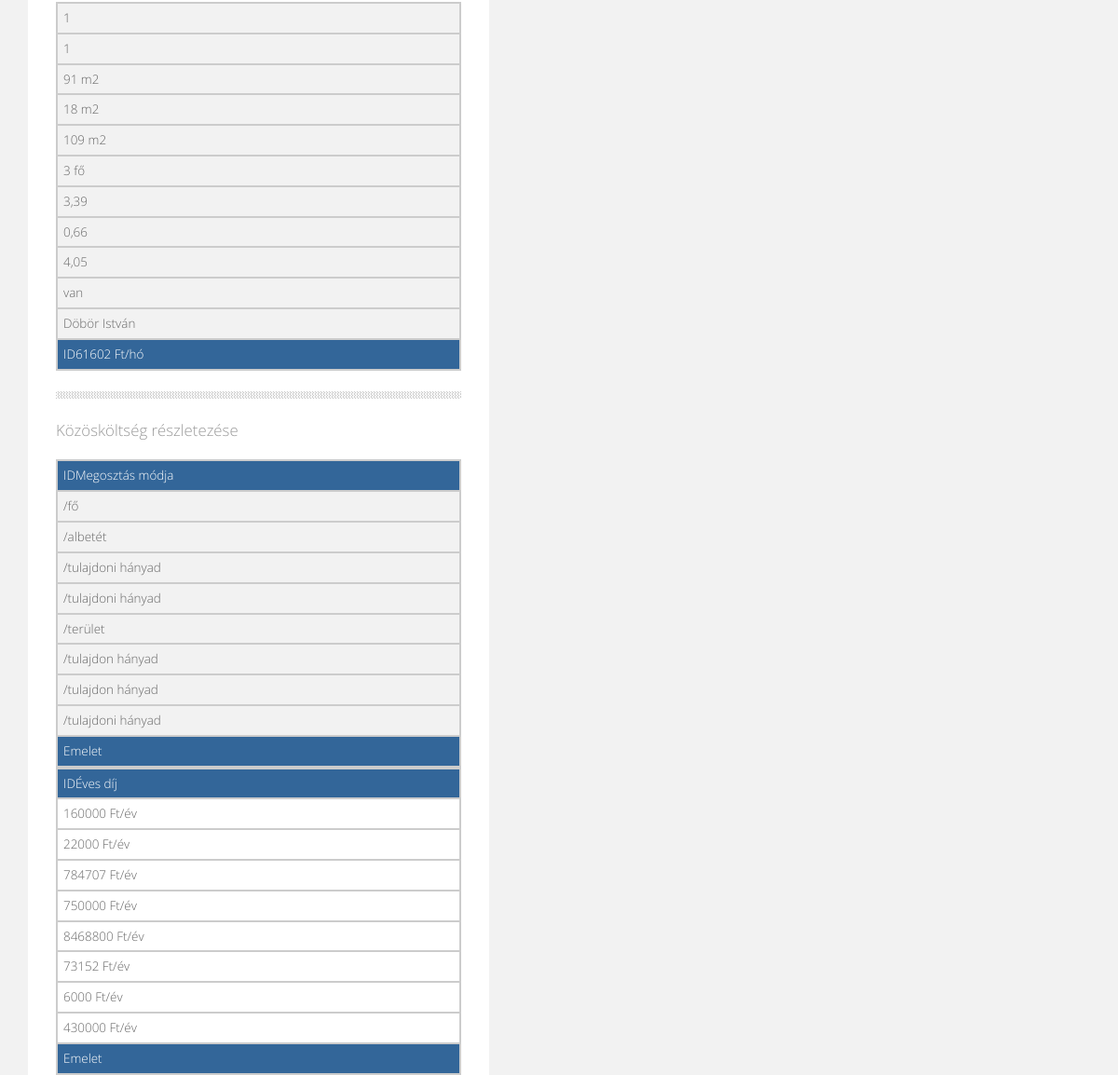
The app's page /mydepo.php (signed in, middle part), older data.
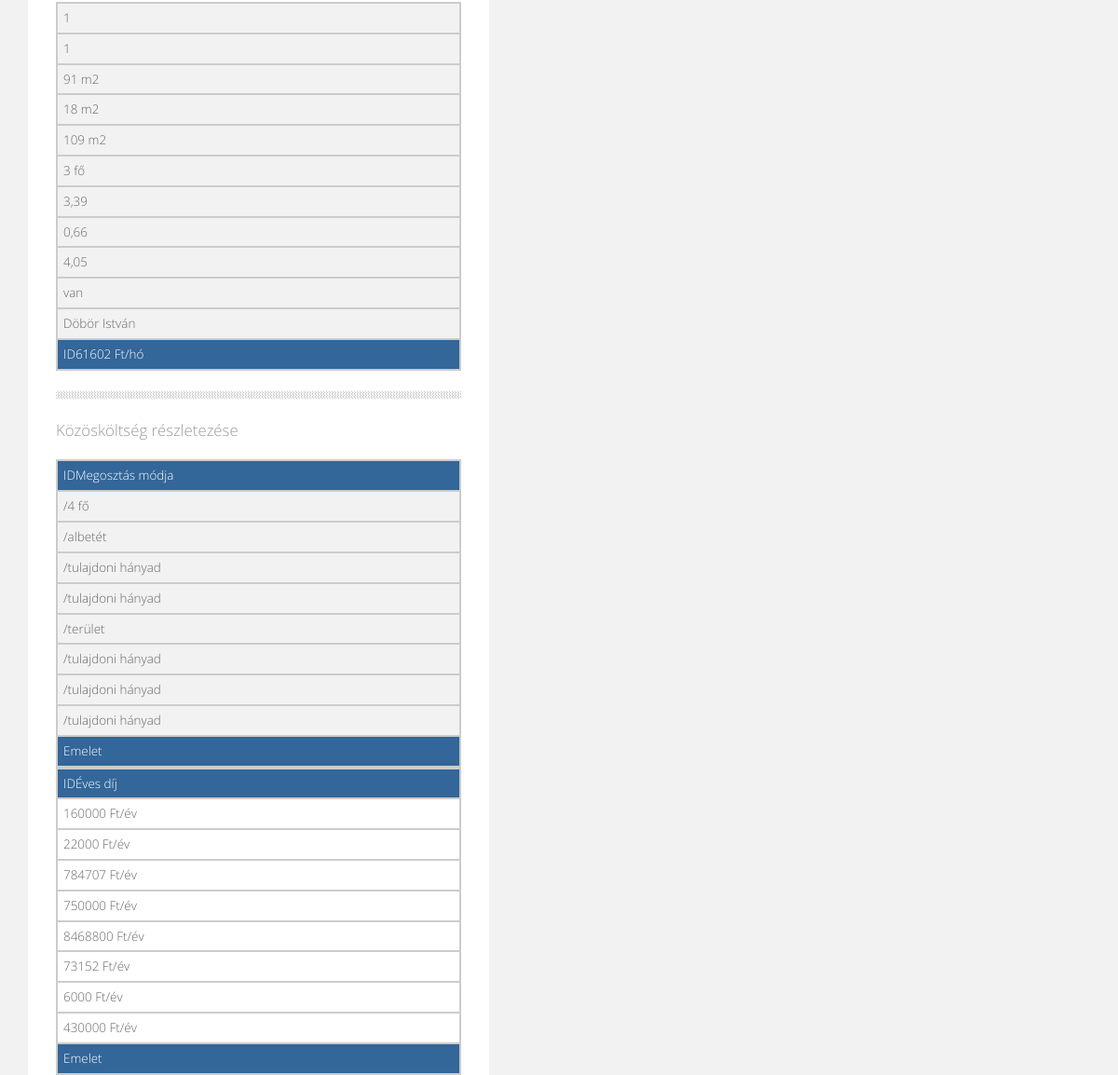
The same page, newer data.
### tables this page shows
CREATE TABLE IF NOT EXISTS `deposits` (
  `id` int(11) NOT NULL AUTO_INCREMENT,
  `floor` varchar(5) NOT NULL,
  `door` varchar(4) NOT NULL,
  `area` double NOT NULL,
  `garage_area` double NOT NULL DEFAULT '0',
  `residents_no` int(11) NOT NULL,
  `area_ratio` double NOT NULL,
  `garage_area_ratio` double NOT NULL DEFAULT '0',
  `watermeter` tinyint(1) NOT NULL,
  `resident_name` text NOT NULL,
  PRIMARY KEY (`id`)
);

CREATE TABLE IF NOT EXISTS `fees` (
  `id` int(11) NOT NULL AUTO_INCREMENT,
  `name` varchar(150) NOT NULL,
  `yearly_amount` int(11) NOT NULL,
  `dealer` int(11) NOT NULL,
  `multiplier` varchar(75) NOT NULL,
  PRIMARY KEY (`id`)
);

### mydepo.php (called while the page is built, shortened)
<?php
include_once 'db.php';
include_once 'html.php';
$id = $_SESSION['depositid'];
htmlHead($website['title'], $house['name']);
webheader($_SESSION["admin"]);
getMyDepo($id);
htmlEnd();

### db.php (the view, shortened to what this page needs)
<?php
function getMyDepo($id) {
    $water_cost = $twater_cost = $junk_cost = $electrycity_cost = $gas_cost =
            $cam_cost = $costs_cost = $lift_cost = $m_water_cost = 0;
    $watermeter = "van";
    $sql = "SELECT `floor`, `door`, `area`, `garage_area`, "
            . "(`area`+`garage_area`) as areasum, `residents_no`, `area_ratio`, "
            . "`garage_area_ratio`, (`area_ratio`+`garage_area_ratio`) as ratiosum, "
            . "`watermeter`, `resident_name` FROM `deposits` WHERE `id`=$id;";
    $result1 = mysql_query($sql);
    $deposit = array();
    while ($row = mysql_fetch_assoc($result1)) {
        $deposit = $row;
    }
    $sql = "SELECT * from fees;";
     $result2 = mysql_query($sql);
    $fees = array();
    while ($row = mysql_fetch_assoc($result2)) {
        $fees[] = $row;
    }
        $water = $fees[0];
        $twater = $fees[1];
        $junk = $fees[2];
        $electrycity = $fees[3];
        $gas = $fees[4];
        $cam = $fees[5];
        $costs = $fees[6];
        $lift = $fees[7];
    $twater_cost = round((($twater['yearly_amount']/12)/$twater['dealer']),0);
    $junk_cost = round(((($junk['yearly_amount']/12)/$junk['dealer'])*$deposit['ratiosum']),0);
    $m_junk_cost = round(((($junk['yearly_amount']/12)/$junk['dealer'])),0);
    $electrycity_cost = round(((($electrycity['yearly_amount']/12)/$electrycity['dealer'])*$deposit['ratiosum']),0);
    $m_electrycity_cost = round(((($electrycity['yearly_amount']/12)/$electrycity['dealer'])),0);
    $gas_cost = round(((($gas['yearly_amount']/12)/$gas['dealer'])*$deposit['area']),0);
    $m_gas_cost = round(((($gas['yearly_amount']/12)/$gas['dealer'])),0);
    $cam_cost = round(((($cam['yearly_amount']/12)/$cam['dealer'])*$deposit['ratiosum']),0);
    $m_cam_cost = round(((($cam['yearly_amount']/12)/$cam['dealer'])),0);
    $costs_cost = round(((($costs['yearly_amount']/12)/$costs['dealer'])*$deposit['ratiosum']),0);
    $m_costs_cost = round(((($costs['yearly_amount']/12)/$costs['dealer'])),0);
    $lift_cost = round(((($lift['yearly_amount']/12)/$lift['dealer'])*$deposit['ratiosum']),0);
    $m_lift_cost = round(((($lift['yearly_amount']/12)/$lift['dealer'])),0);
    $ccosts = $water_cost + $twater_cost + $junk_cost + $electrycity_cost + $gas_cost +
            $cam_cost + $costs_cost + $lift_cost;
    echo <<<EOT
<div class="content">
<h3> Albetét adatai </h3>
<table id="results">
<thead>
<tr>
   <th> Emelet </th>
   <th> Ajtó </th>
   <th> Lakás terület (nm) </th>
   <th> Garázs terület (nm) </th>
   <th> Össz terület (nm) </th>
   <th> Lakók száma </th>
   <th> Lakás tulajdoni hányad </th>
   <th> Garázs tulajdoni hányad </th>
   <th> Összes tulajdoni hányad </th>
   <th> Vízóra </th>
   <th> Lakó neve </th>
   <th>Havi közösköltség</th>
</tr>
</thead>
EOT;
    echo '<tbody>';
        echo '<tr>';
        echo "<td>{$deposit['floor']}</td>";
        echo "<td>{$deposit['door']}</td>";
        echo '<td>' .  str_replace(".",",",round($deposit['area'], 2)) .' m<sup>2</sup></td>';
        echo '<td>' .  str_replace(".",",",round($deposit['garage_area'], 2)) .' m<sup>2</sup></td>';
        echo '<td>' .  str_replace(".",",",round($deposit['areasum'], 2)) .' m<sup>2</sup></td>';
        echo '<td>' .  $deposit['residents_no'] .' fő</td>';
        echo '<td>' .  str_replace(".",",",round($deposit['area_ratio'], 2)) .'</td>';
        echo '<td>' .  str_replace(".",",",round($deposit['garage_area_ratio'], 2)) .'</td>';
        echo '<td>' .  str_replace(".",",",round($deposit['ratiosum'], 2)) .'</td>';
        echo '<td>' .  $watermeter .'</td>';
        echo '<td>' .  $deposit['resident_name'] .'</td>';
        echo "<th>$ccosts Ft/hó</th>";
        echo '</tr>';
        echo '</tbody>';
    echo '</table>';
echo <<<EOT
<hr>
   <p> </p>
<h3> Közösköltség részletezése </h3>
<table id="results">
<thead>
<tr>
   <th>Költségek</th>
   <th> {$water['name']} </th>
   <th> {$twater['name']}  </th>
   <th> {$junk['name']}  </th>
   <th> {$electrycity['name']} </th>
   <th> {$gas['name']} </th>
   <th> {$cam['name']} </th>
   <th> {$costs['name']} </th>
   <th> {$lift['name']} </th>
   <th>Összesen</th>
</tr>
</thead>
<tr>
   <th>Megosztás módja</th>
    <td> {$water['multiplier']} </td>
   <td> {$twater['multiplier']} </td>
   <td> {$junk['multiplier']}  </td>
   <td> {$electrycity['multiplier']} </td>
   <td> {$gas['multiplier']} </td>
   <td> {$cam['multiplier']} </td>
   <td> {$costs['multiplier']} </td>
   <td> {$lift['multiplier']} </td>
   <th> </th>
</tr>
<tr>
   <th>Éves díj</th>
   <td> {$water['yearly_amount']} Ft/év </td>
   <td> {$twater['yearly_amount']} Ft/év </td>
   <td> {$junk['yearly_amount']}  Ft/év</td>
   <td> {$electrycity['yearly_amount']} Ft/év</td>
   <td> {$gas['yearly_amount']} Ft/év</td>
   <td> {$cam['yearly_amount']} Ft/év</td>
   <td> {$costs['yearly_amount']} Ft/év</td>
   <td> {$lift['yearly_amount']} Ft/év</td>
   <th> </th>
</tr>
<tr>
    <th>Egységár</th>
    <td> $m_water_cost Ft/hó</td>
   <td> $twater_cost Ft/hó</td>
   <td> $m_junk_cost  Ft/hó</td>
   <td> $m_electrycity_cost Ft/hó</td>
   <td> $m_gas_cost Ft/hó</td>
   <td> $m_cam_cost Ft/hó</td>
   <td> $m_costs_cost Ft/hó</td>
   <td> $m_lift_cost Ft/hó</td>
   <th> </th>
</tr>
<tr>
    <th>Közösköltség</th>
    <td> $water_cost Ft/hó</td>
   <td> $twater_cost Ft/hó</td>
   <td> $junk_cost  Ft/hó</td>
   <td> $electrycity_cost Ft/hó</td>
   <td> $gas_cost Ft/hó</td>
   <td> $cam_cost Ft/hó</td>
   <td> $costs_cost Ft/hó</td>
   <td> $lift_cost Ft/hó</td>
   <th>$ccosts Ft/hó</th>
EOT;
   echo '</table>';
    echo '</div>';
}

### html.php (shortened to what this page needs)
<?php
function htmlHead($title, $house) {
    echo <<<EOT
	<!doctype html>
<html>
    <head>
        <meta http-equiv="Content-Type" content="text/html; charset=UTF-8">
		<meta name="viewport" content="width=device-width, initial-scale=1.0">
        <title>$title - $house</title>
        <script src="http://code.jquery.com/jquery.min.js"></script>
        <script src="js/bootstrap.js"></script>
        <script src="js/bootstrap-dialog.js" type="text/javascript"></script>
        <link href='http://fonts.googleapis.com/css?family=Open+Sans' rel='stylesheet' type='text/css'>
        <link href="css/bootstrap-dialog.css" rel="stylesheet" type="text/css"/>
        <link rel="stylesheet" href="css/font-awesome.min.css" type="text/css">
        <link rel="stylesheet" href="css/style.css" type="text/css">
	<!--[if lt IE 9]>
		<script src="js/html5shiv.js"></script>
		<script src="js/respond.js"></script>
	<![endif]-->
     </head>
    <body>
EOT;
}
function htmlEnd() {
    echo <<<EOT
			</div>
			<div class="footer">
				<p class="textCenter">
					&copy; 2014 <a href="http://webariel.hu" target="_blank">PlainHome Version 0.1a</a></p>
			</div>
		</div>
		<script src="js/jquery.js"></script>
		<script src="js/reside.js"></script>
		<script src="js/plainhome.js"></script>
	</body>
	</html>
EOT;
}
function webheader($user) {
    global $house;
    echo <<<EOT
    <div class="container">
	    <div class="row">
	        <div class="col-md-8">
	            <div class="logo">
	                <a href="index.php"><img alt="PlainHome" src="pics/logo.png" /></a>
	            </div>
	        </div>
	        <div class="col-md-4 userInfo">
	            <p class="textRight"><i class="fa fa-home"></i> {$house['name']}</p>
	        </div>
	        <div>
	            <div class="nav">
	                <input type="checkbox" id="toggle" />
EOT;
        echo <<<EOT
                </div>
			</div>
	    </div>
EOT;
    }

### css/style.css (style rules this page uses)
html, body, div, span, applet, object, iframe, h1, h2, h3, h4, h5, h6, p, blockquote, pre, a, abbr, acronym, address, big, cite, code, del, dfn, em, img, ins, kbd, q, s, samp, small, strike, strong, sub, sup, tt, var, b, u, i, center, dl, dt, dd, ol, ul, li, fieldset, form, label, legend, table, caption, tbody, tfoot, thead, tr, th, td, article, aside, canvas, details, embed, figure, figcaption, footer, header, hgroup, menu, nav, output, ruby, section, summary, time, mark, audio, video { margin: 0; padding: 0; border: 0; font-size: 100%; font: inherit; vertical-align: baseline; }
body { line-height: 1; }
table { border-collapse: collapse; border-spacing: 0; }
.container:after { content: "\0020"; display: block; height: 0; clear: both; visibility: hidden; }
body { padding: 20px 30px; }
hr { border: 0; margin: 1.35em auto; max-width: 100%; background-position: 50%; box-sizing: border-box; height: 8px; background-size: 3px 3px; }
body { background: #f2f2f2; color: #444444; font-family: "Open Sans",sans-serif; font-size: 14px; line-height: 1.42857; }
h1, h2, h3, h4, h5, h6, .h1, .h2, .h3, .h4, .h5, .h6 { font-family: "Open Sans", sans-serif; color: #999999; line-height: 1.1; padding: 2px 0; margin-top: 10px; margin-bottom: 20px; }
.container { max-width: 1250px; margin-left: auto; margin-right: auto; padding-left: 0; padding-right: 0; }
.container .content { padding: 30px; border-radius: 0; background-color: #ffffff; color: #999; font-size: 1.2em; font-weight: 200; line-height: 1.4; margin-bottom: 30px; }
@media only screen and (max-width: 760px),
		(min-device-width: 768px) and (max-device-width: 1024px) { table, thead, tbody, th, td, tr { display: block; } }
@media only screen and (max-width: 760px),
		(min-device-width: 768px) and (max-device-width: 1024px) { tr { border: 1px solid #ccc; } }
@media only screen and (max-width: 760px),
		(min-device-width: 768px) and (max-device-width: 1024px) { td { border: none; border-bottom: 1px solid #eee; position: relative; padding-left: 50%; } }
@media only screen and (max-width: 760px),
		(min-device-width: 768px) and (max-device-width: 1024px) { td:before { position: absolute; top: 6px; left: 6px; width: 45%; padding-right: 10px; white-space: nowrap; } }
@media only screen and (max-width: 760px),
		(min-device-width: 768px) and (max-device-width: 1024px) { th:nth-of-type(1):before { content: "ID"; } }
@media only screen and (max-width: 760px),
		(min-device-width: 768px) and (max-device-width: 1024px) { th:nth-of-type(2):before { content: "Emelet"; } }
@media only screen and (min-device-width: 768px) and (max-device-width: 1024px) { body { width: 495px; } }
* { margin: 0; padding: 0; }
body { font: 14px/1.4 "Open Sans",sans-serif; }
table { width: 100%; border-collapse: collapse; }
tr:nth-of-type(odd) { background: #f2f2f2; }
th { background: #336699; color: white !important; font-size: 0.8em; //font-weight: bold; }
td, th { padding: 6px; border: 1px solid #ccc; font-size: 0.8em; color: #666666; text-align: left; }

Row changes from the older to the newer data that the page shows:
changed fees (number 1 of 8 on the later page): multiplier "/fő" → "/4 fő"
changed fees (number 6 of 8 on the later page): multiplier "/tulajdon hányad" → "/tulajdoni hányad"
changed fees (number 7 of 8 on the later page): multiplier "/tulajdon hányad" → "/tulajdoni hányad"
